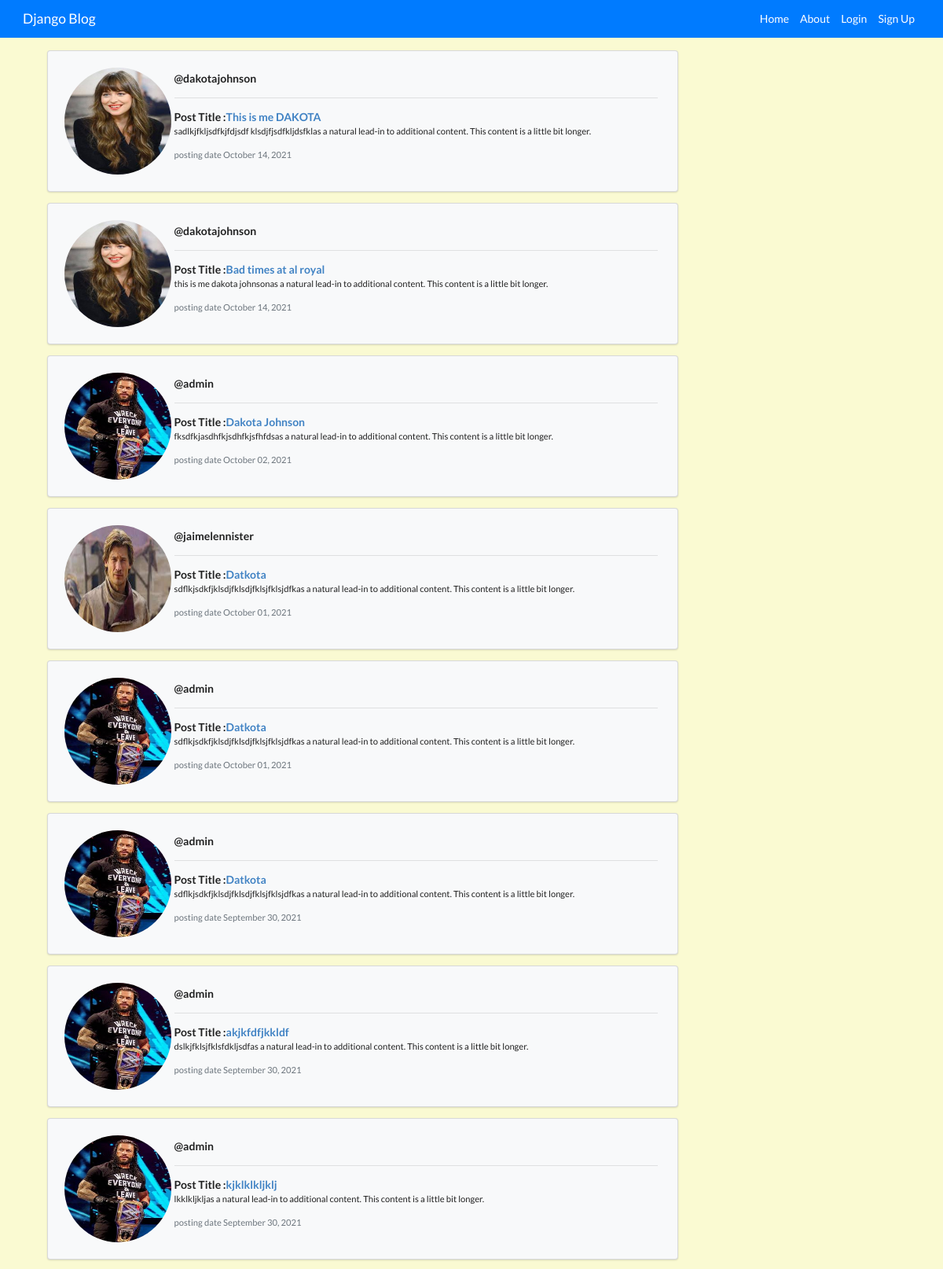
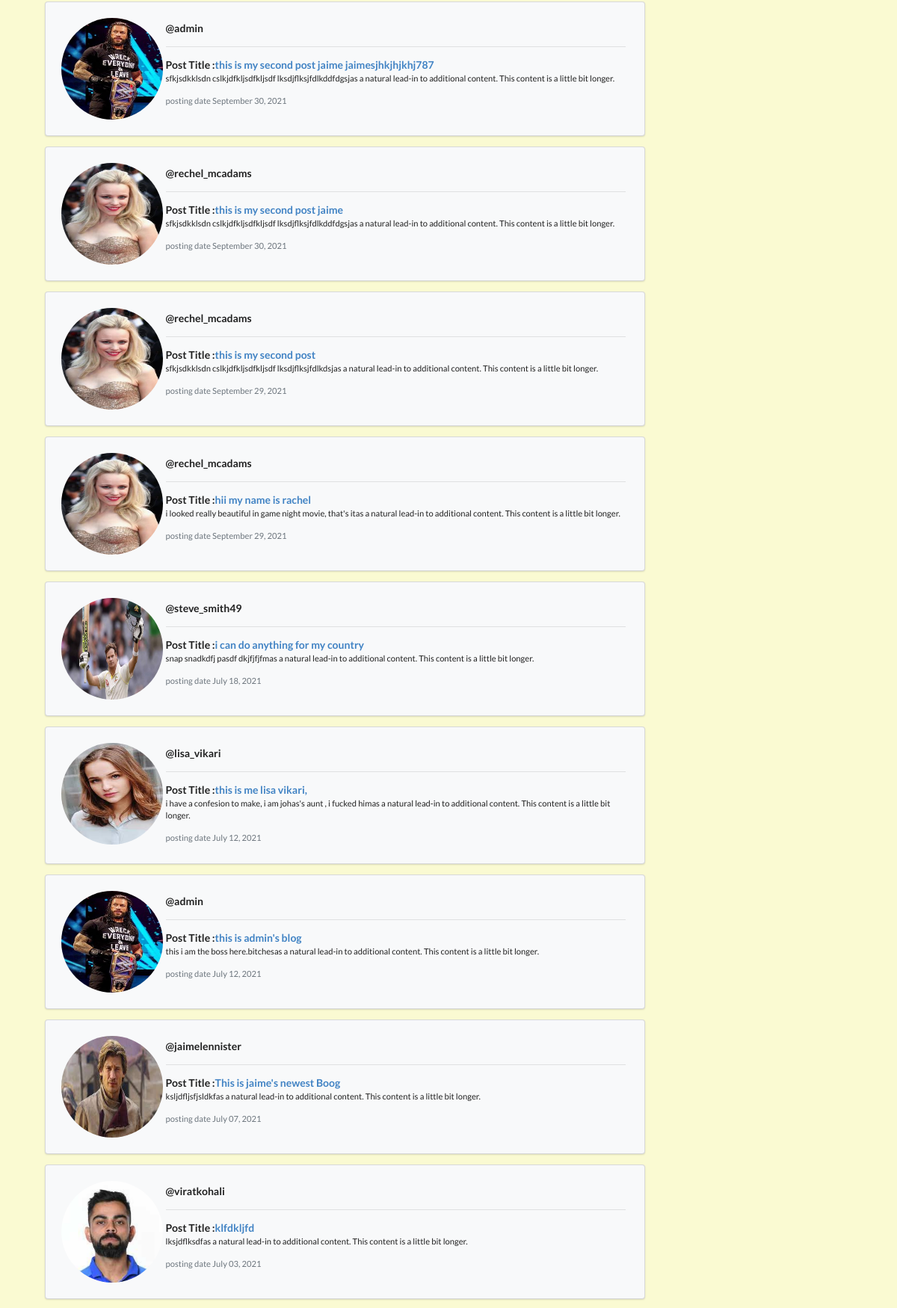
The page / (upper part) on the database its author committed (2 pictures, top to bottom).
### Myapp/models.py (models this page shows, shortened)
class Blog(models.Model):
    author = models.ForeignKey(User,on_delete = models.CASCADE )
    title = models.CharField(max_length =100)
    desc  = models.TextField()
    date  = models.DateTimeField(auto_now_add = True)
    categroy = models.ForeignKey(Categroy,related_name ='blogs', on_delete =models.SET_NULL, null =True)
    likes = models.ManyToManyField(User, related_name ='likes', default = None, blank = True)

class Profile(models.Model):
    author = models.OneToOneField(User, on_delete = models.CASCADE, related_name='profile')
    image = models.ImageField( default ='default.png', upload_to = 'images', blank = True)
    city  = models.CharField(max_length = 100, blank= True)

### Myapp/views.py (the view)
# urls.py: path('', views.index ,name ='homepage'),
def index(request):
    blog = Blog.objects.all().order_by('-date')
    context = {
        'blog':blog,
    }
    return render(request, 'Myapp/index.html', context)

### Myapp/templates/Myapp/index.html (shortened to what this page needs)
{% extends 'Myapp/base.html' %}
{% block side %}
<div class="col-3  ">
    </div>
</div>
{% endblock side %}
{% block content %}
<div class="col-9 ">
    {% if blog %}
        {% for bg in blog %}
                <div class=" ui segment p-2 mb-2  bg-light" >
                    <div class="row g-0">
                      <div class="col-md-2 ">
                        <img class="rounded-circle  p-2 m-2" src="{{bg.author.profile.image.url}}" alt="Image Not Found..." width="150px" height="150px">
                      </div>
                      <div class="col-md-10">
                        <div class="card-body">
                          <strong class="card-title font-weight-bold ">@{{ bg.author}}</strong>
                          {% if bg.author.id  == request.user.id %}
                            <a href="{% url 'updateblogpage' bg.id %}" class="btn btn-outline-secondary rounded-0 ml-1 float-right">Update</a>
                            <a href="{% url 'deleteblogpage' bg.id %}" class="btn btn-outline-danger rounded-0 float-right">Delete</a></br><hr>
                          {% else %}
                          <hr>
                          {% endif %}
                          <span class="card-text font-weight-bold"> Post Title :<a href="{% url 'blogdetails' bg.id %}">{{ bg.title}}</a> </span>
                          <p class=" small card-text ">{{ bg.desc}}as a natural lead-in to additional content. This content is a little bit longer.</p>
                          <p class="card-text"><small class="text-muted">posting date {{ bg.date | date:"F d, Y"}}</small></p>
                        </div>
                      </div>
                    </div>
                  </div>
        {% endfor %}
    {% else %}
            <p>No Blogs to Show</p>
    {% endif %}
</div>
{% endblock content %}

### Myapp/templates/Myapp/base.html (shortened to what this page needs)
<!DOCTYPE html>
{% load static %}
<html lang="en">
<head>
    <link rel="stylesheet" type="text/css" href="{% static 'Myapp/css/bootstrap.css' %}">
    <link href=
    "https://cdnjs.cloudflare.com/ajax/libs/semantic-ui/2.4.1/semantic.min.css"
        rel="stylesheet" />
    <link rel="stylesheet" type="text/css" href="{% static 'Myapp/css/styles.css' %}">
</head>
<body style="background-color: lightgoldenrodyellow;">
    <div class="container-fluid bg-primary">
        {% include 'Myapp/navbar.html' %}
    </div>
    <div class= "container mt-3">
        <div class="row">
            <div class="col-12">
            </div>
        </div>
        <div  class="row">
            {% block side %}
            {% endblock side %}
            {% block content %}
            {% endblock content %}
        </div>
</body>
</html>

### Myapp/templates/Myapp/navbar.html (shortened to what this page needs)
<nav class="navbar navbar-expand-lg  w-100">
    <a class="navbar-brand" href="#">Django Blog</a>
    <div class="collapse navbar-collapse" id="navbarNavAltMarkup">
      <div class="navbar-nav ml-auto ">
        <a class="nav-item nav-link active" href="{% url 'homepage' %}">Home <span class="sr-only">(current)</span></a>
        <a class="nav-item nav-link " href="{% url 'aboutpage' %}">About <span class="sr-only">(current)</span></a>
        {% if request.user.is_authenticated %}
        <a class="nav-item nav-link " href="{% url 'profile' %}">Profile <span class="sr-only">(current)</span></a>
        <a class="nav-item nav-link " href="{% url 'logoutpage' %}">Logout <span class="sr-only">(current)</span></a>
        {% else %}
        <a class="nav-item nav-link " href="{% url 'loginpage' %}">Login <span class="sr-only">(current)</span></a>
        <a class="nav-item nav-link " href="{% url 'signuppage' %}">Sign Up <span class="sr-only">(current)</span></a>
        {% endif %}
      </div>
    </div>
  </nav>

### Myapp/static/Myapp/css/styles.css (style rules this page uses)
body { background: lightgoldenrodyellow; }
.navbar-brand, .nav-link { color:white; }

### rows shown on the page
Blog: author.profile.image (picture), author "dakotajohnson", title "This is me DAKOTA", desc "sadlkjfkljsdfkjfdjsdf klsdjfjsdfkljdsfkl", date "October 14, 2021"
Blog: author.profile.image (picture), author "dakotajohnson", title "Bad times at al royal", desc "this is me dakota johnson", date "October 14, 2021"
Blog: author.profile.image (picture), author "admin", title "Dakota Johnson", desc "fksdfkjasdhfkjsdhfkjsfhfds", date "October 02, 2021"
Blog: author.profile.image (picture), author "jaimelennister", title "Datkota", desc "sdflkjsdkfjklsdjfklsdjfklsjfklsjdfk", date "October 01, 2021"
Blog: author.profile.image (picture), author "admin", title "Datkota", desc "sdflkjsdkfjklsdjfklsdjfklsjfklsjdfk", date "October 01, 2021"
Blog: author.profile.image (picture), author "admin", title "Datkota", desc "sdflkjsdkfjklsdjfklsdjfklsjfklsjdfk", date "September 30, 2021"
Blog: author.profile.image (picture), author "admin", title "akjkfdfjkkldf", desc "dslkjfklsjfklsfdkljsdf", date "September 30, 2021"
Blog: author.profile.image (picture), author "admin", title "kjklklkljklj", desc "lkklkljklj", date "September 30, 2021"
Blog: author.profile.image (picture), author "admin", title "this is my second post jaime jaimesjhkjhjkhj787", desc "sfkjsdkklsdn cslkjdfkljsdfkljsdf lksdjflksjfdlkddfdgsj", date "September 30, 2021"
Blog: author.profile.image (picture), author "rechel_mcadams", title "this is my second post jaime", desc "sfkjsdkklsdn cslkjdfkljsdfkljsdf lksdjflksjfdlkddfdgsj", date "September 30, 2021"
Blog: author.profile.image (picture), author "rechel_mcadams", title "this is my second post", desc "sfkjsdkklsdn cslkjdfkljsdfkljsdf lksdjflksjfdlkdsj", date "September 29, 2021"
Blog: author.profile.image (picture), author "rechel_mcadams", title "hii my name is rachel", desc "i looked really beautiful in game night movie, that's it", date "September 29, 2021"
Blog: author.profile.image (picture), author "steve_smith49", title "i can do anything for my country", desc "snap snadkdfj pasdf dkjfjfjfm", date "July 18, 2021"
Blog: author.profile.image (picture), author "lisa_vikari", title "this is me lisa vikari,", desc "i have a confesion to make, i am johas's aunt , i fucked him", date "July 12, 2021"
Blog: author.profile.image (picture), author "admin", title "this is admin's blog", desc "this i am the boss here.bitches", date "July 12, 2021"
Blog: author.profile.image (picture), author "jaimelennister", title "This is jaime's newest Boog", desc "ksljdfljsfjsldkf", date "July 07, 2021"
Blog: author.profile.image (picture), author "viratkohali", title "klfdkljfd", desc "lksjdflksdf", date "July 03, 2021"
